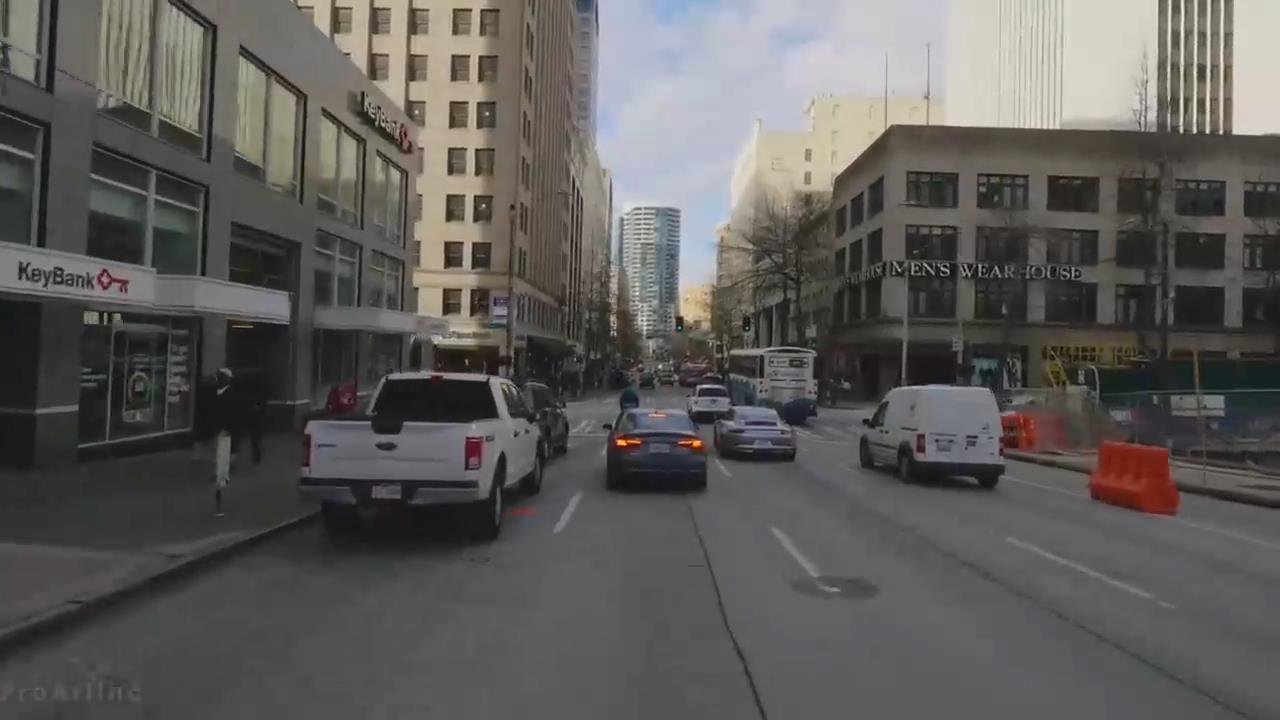
#> input picture SVM/data/test_images/1.jpg, 1280 x 720 px; its folder holds only this picture in this run
$ jupyter execute --allow-errors svm.ipynb   (older library calls are emulated)
#> lines starting #> are read from the running program, lines starting #| are printed output that depends on the picture
imports

[cell 1]
import os
import cv2
import numpy as np
import matplotlib.image as mpimg
from moviepy.editor import VideoFileClip
from sklearn.svm import LinearSVC
from sklearn.preprocessing import StandardScaler
from sklearn.model_selection import train_test_split
from skimage.feature import hog
from scipy.ndimage.measurements import label
import pickle
from glob import glob
import matplotlib.pyplot as plt

parameters

[cell 2]
spatial = 32
hist_bins = 32
orient = 9
pix_per_cell = 8
cell_per_block = 2
spatial_size= (32, 32)
object = 'car'
ystart_ystop_scale = [(405, 510, 1), (400, 600, 1.5), (500, 710, 2.5)]

load dataset

[cell 3]
images = []
neg_images = []
for root, dirs, files in os.walk('./data/' + object + '/'):
    for file in files:
        if file.endswith('.png') or file.endswith('.jpg'):
            images.append(os.path.join(root, file))

for root, dirs, files in os.walk('./data/neg/'):
    for file in files:
        if file.endswith('.png') or file.endswith('.jpg'):
            neg_images.append(os.path.join(root, file))

features extract functions

[cell 4]
# Compute binned color features by scaling images down
def bin_spatial(img, size=(32, 32)):
    features = cv2.resize(img, size).ravel()
    return features

# Compute color histogram features
def color_hist(img, nbins=32, bins_range=(0, 256)):
    channel1_hist = np.histogram(img[:,:,0], bins=nbins, range=bins_range)
    channel2_hist = np.histogram(img[:,:,1], bins=nbins, range=bins_range)
    channel3_hist = np.histogram(img[:,:,2], bins=nbins, range=bins_range)
    hist_features = np.concatenate((channel1_hist[0], channel2_hist[0], channel3_hist[0]))
    return hist_features


# Return HOG features
def get_hog_features(img, orient, pix_per_cell, cell_per_block, feature_vec=True):
        features = hog(img, orientations=orient, pixels_per_cell=(pix_per_cell, pix_per_cell),
                       cells_per_block=(cell_per_block, cell_per_block), transform_sqrt=True, feature_vector=feature_vec)
        return features

# Extract feature wrapper that extracts and combines all features
def extract_features(imgs, orient=9, pix_per_cell=8, cell_per_block=2, spatial_size=(32, 32), hist_bins=32, hist_range=(0, 256)):

    features = []
    for file in imgs:
        image = mpimg.imread(file)

        feature_image = cv2.cvtColor(image, cv2.COLOR_RGB2YCrCb)

        hog_features = []
        for channel in range(feature_image.shape[2]):
            hog_features.append(get_hog_features(feature_image[:,:,channel], orient, pix_per_cell, cell_per_block, feature_vec=True))
        hog_features = np.ravel(hog_features)

        spatial_features = bin_spatial(feature_image, size=spatial_size)
        hist_features = color_hist(feature_image, nbins=hist_bins, bins_range=hist_range)
        features.append(np.concatenate((spatial_features, hist_features, hog_features)))
    return features

feature extraction

[cell 5]
images_features = extract_features(images, orient=orient, pix_per_cell=pix_per_cell, cell_per_block=cell_per_block,
                        spatial_size=(spatial, spatial), hist_bins=hist_bins, hist_range=(0, 256))

neg_images_features = extract_features(neg_images,orient=orient, pix_per_cell=pix_per_cell, cell_per_block=cell_per_block,
                        spatial_size=(spatial, spatial), hist_bins=hist_bins, hist_range=(0, 256))

data preparation

[cell 6]
rand_state = np.random.randint(0, 100)
X = np.vstack((images_features, neg_images_features)).astype(np.float64)
#> (the rest of this cell did not finish here and is left out)

classifier

[cell 7]
svc = LinearSVC()
#> (the rest of this cell did not finish here and is left out)

save data

[cell 8]
dist_pickle = {}
dist_pickle["svc"] = svc
#> (the rest of this cell did not finish here and is left out)

load data

[cell 9]
dist_pickle = pickle.load( open("svc_pickle_" + object + ".p", "rb" ) )
#> (reads SVM/svc_pickle_car.p from the repository)
svc = dist_pickle["svc"]
X_scaler = dist_pickle["scaler"]
orient = dist_pickle["orient"]
pix_per_cell = dist_pickle["pix_per_cell"]
cell_per_block = dist_pickle["cell_per_block"]
spatia = dist_pickle["spatial"]
hist_bins = dist_pickle["hist_bins"]

hog sliding window

[cell 10]
# Extracts features using hog sub-sampling and make predictions
def find_objs(img, svc, X_scaler, orient, pix_per_cell, cell_per_block, spatial_size, hist_bins, ystart_ystop_scale, h_shift=0):
    bbox_detection_list=[]
    img = img.astype(np.float32)/255

    for (ystart, ystop, scale) in ystart_ystop_scale:
        img_tosearch = img[ystart:ystop, :, :]
        ctrans_tosearch = cv2.cvtColor(img_tosearch, cv2.COLOR_RGB2YCrCb)
        if scale != 1:
            imshape = ctrans_tosearch.shape
            ctrans_tosearch = cv2.resize(ctrans_tosearch, (np.int(imshape[1]/scale), np.int(imshape[0]/scale)))

        ch1 = ctrans_tosearch[:,:,0]
        ch2 = ctrans_tosearch[:,:,1]
        ch3 = ctrans_tosearch[:,:,2]

        nxblocks = (ch1.shape[1] // pix_per_cell) - cell_per_block + 3
        nyblocks = (ch1.shape[0] // pix_per_cell) - cell_per_block + 1

        window = 64
        nblocks_per_window = (window // pix_per_cell) - cell_per_block + 1
        cells_per_step = 2
        nxsteps = (nxblocks - nblocks_per_window) // cells_per_step
        nysteps = (nyblocks - nblocks_per_window) // cells_per_step

        hog1 = get_hog_features(ch1, orient, pix_per_cell, cell_per_block, feature_vec=False)
        hog2 = get_hog_features(ch2, orient, pix_per_cell, cell_per_block, feature_vec=False)
        hog3 = get_hog_features(ch3, orient, pix_per_cell, cell_per_block, feature_vec=False)
        for xb in range(nxsteps):
            for yb in range(nysteps):
                ypos = yb*cells_per_step
                xpos = xb*cells_per_step
                hog_feat1 = hog1[ypos:ypos+nblocks_per_window, xpos:xpos+nblocks_per_window].ravel()
                hog_feat2 = hog2[ypos:ypos+nblocks_per_window, xpos:xpos+nblocks_per_window].ravel()
                hog_feat3 = hog3[ypos:ypos+nblocks_per_window, xpos:xpos+nblocks_per_window].ravel()
                hog_features = np.hstack((hog_feat1, hog_feat2, hog_feat3))

                xleft = xpos*pix_per_cell
                ytop = ypos*pix_per_cell

                subimg = cv2.resize(ctrans_tosearch[ytop:ytop+window, xleft:xleft+window], (64,64))

                spatial_features = bin_spatial(subimg, size=spatial_size)
                hist_features = color_hist(subimg, nbins=hist_bins)
                test_features = X_scaler.transform(np.hstack((spatial_features, hist_features, hog_features)).reshape(1, -1))

                test_prediction = svc.predict(test_features)
                if test_prediction == 1:
                    xbox_left = np.int(xleft*scale)
                    ytop_draw = np.int(ytop*scale)
                    win_draw = np.int(window*scale)
                    bbox_detection_list.append(((xbox_left+h_shift, ytop_draw+ystart),(xbox_left+win_draw+h_shift,ytop_draw+win_draw+ystart)))
    return bbox_detection_list

heatmap

[cell 11]
# Accumulation of labels from last N frames
class Detect_history():
    def __init__ (self):
        self.queue_len = 7
        self.queue = []

    # Put new frame
    def put_labels(self, labels):
        if (len(self.queue) > self.queue_len):
            tmp = self.queue.pop(0)
        self.queue.append(labels)

    # Get last N frames hot boxes
    def get_labels(self):
        detections = []
        for label in self.queue:
            detections.extend(label)
        return detections

[cell 12]
def add_heat(heatmap, bbox_list):
    for box in bbox_list:
        heatmap[box[0][1]:box[1][1], box[0][0]:box[1][0]] += 1
    return heatmap

def draw_labeled_bboxes(img, labels):
    for car_number in range(1, labels[1]+1):
        nonzero = (labels[0] == car_number).nonzero()
        nonzeroy = np.array(nonzero[0])
        nonzerox = np.array(nonzero[1])
        bbox = ((np.min(nonzerox), np.min(nonzeroy)), (np.max(nonzerox), np.max(nonzeroy)))
        cv2.rectangle(img, bbox[0], (bbox[1][0]+10,bbox[1][1]-10), (0,0,255) if object is 'car' else (0,255,0), 2)
    return img

def process_image(img):
    bbox_detection_list = find_objs(img, svc, X_scaler, orient, pix_per_cell, cell_per_block, spatial_size, hist_bins, ystart_ystop_scale)
    blank = np.zeros_like(img[:,:,0]).astype(np.float)

    detect_history.put_labels(bbox_detection_list)
    bbox_detection_list = detect_history.get_labels()
    heatmap = add_heat(blank, bbox_detection_list)
    labels = label(heatmap)
    result = draw_labeled_bboxes(np.copy(img), labels)

    return result

test images

[cell 13]
detect_history = Detect_history()
test_images = np.array([plt.imread(i) for i in glob('./data/test_images/*.jpg')])
result = process_image(test_images[0])
#> the loop in find_objs, `for (ystart, ystop, scale) in ystart_ystop_scale:` made 3 passes
#> pass 1, in find_objs, `img_tosearch = img[ystart:ystop, :, :]`:
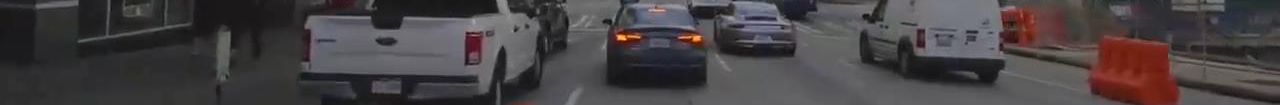
#> img_tosearch: shape (105, 1280, 3) float32; mean of channels 0, 1, 2 0.279, 0.26, 0.266; drawn as R, G, B
#> pass 1, in find_objs, `ch1 = ctrans_tosearch[:,:,0]`:
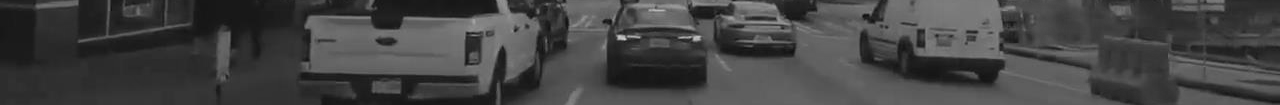
#> ch1: shape (105, 1280) float32; min 0.0551, max 0.797, mean 0.267
#> pass 1, in find_objs, `ch2 = ctrans_tosearch[:,:,1]`:
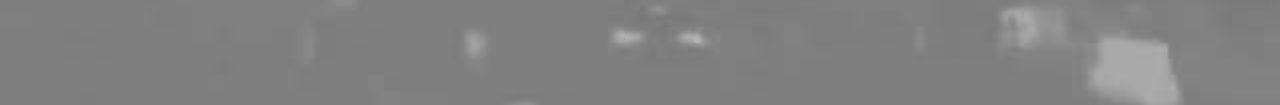
#> ch2: shape (105, 1280) float32; min 0.469, max 0.716, mean 0.509
#> after the loop in find_objs, `for (ystart, ystop, scale) in ystart_ystop_scale:`:
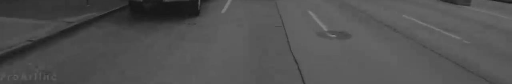
#> ch1: shape (84, 512) float32; min 0.0807, max 0.525, mean 0.321
#> after the loop in find_objs, `for (ystart, ystop, scale) in ystart_ystop_scale:`:
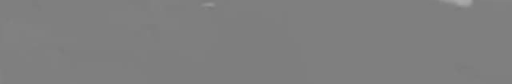
#> ch2: shape (84, 512) float32; min 0.476, max 0.674, mean 0.5
#> after the loop in find_objs, `for (ystart, ystop, scale) in ystart_ystop_scale:`:
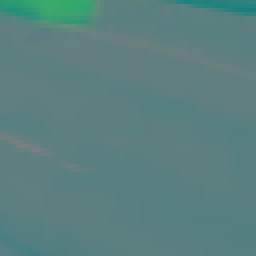
#> subimg: shape (64, 64, 3) float32 (shown 4 times larger); mean of channels 0, 1, 2 0.356, 0.504, 0.502; drawn as R, G, B
#> after the loop in find_objs, `for (ystart, ystop, scale) in ystart_ystop_scale:`: bbox_detection_list = 11 items
#> in process_image, img is the input picture: shape (720, 1280, 3); mean R, G, B 94.5, 92.5, 90.5
#> the loop in get_labels, `for label in self.queue:` made 1 pass
#> the loop in add_heat, `for box in bbox_list:` made 11 passes
#> box on passes 1 to 11: ((640, 405), (704, 469)), ((384, 400), (480, 496)), ((408, 400), (504, 496)), ((600, 400), (696, 496)), ((600, 424), (696, 520)), ((624, 400), (720, 496)), ((912, 400), (1008, 496)), ((1032, 400), (1128, 496)), ((1056, 400), (1152, 496)), ((1080, 400), (1176, 496)), ((1080, 424), (1176, 520))
#> after the loop in add_heat, `for box in bbox_list:`:
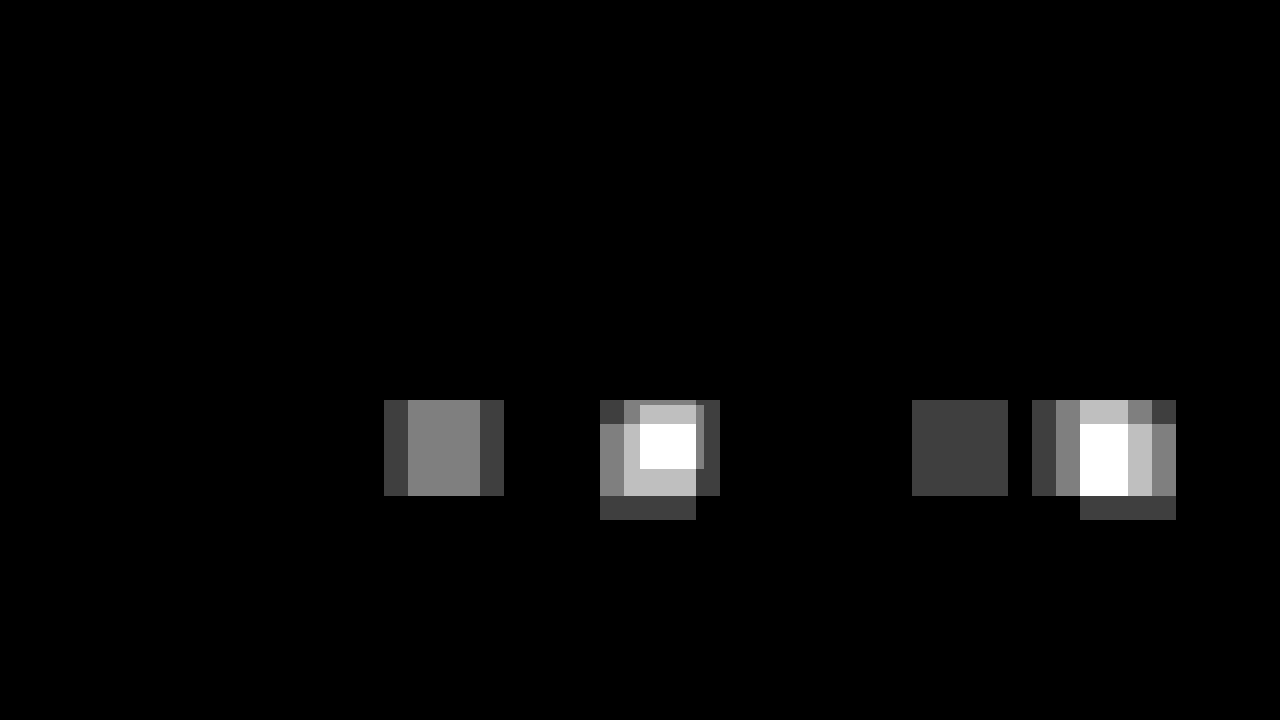
#> heatmap: shape (720, 1280) float64; min 0, max 4, mean 0.104; drawn with min black and max white
#> the loop in draw_labeled_bboxes, `for car_number in range(1, labels[1]+1):` made 4 passes
#> (nonzero, bbox) on passes 1 to 4: (11520 positions, rows 400 to 495, columns 384 to 503, ((384, 400), (503, 495))), (13824 positions, rows 400 to 519, columns 600 to 719, ((600, 400), (719, 519))), (9216 positions, rows 400 to 495, columns 912 to 1007, ((912, 400), (1007, 495))), (16128 positions, rows 400 to 519, columns 1032 to 1175, ((1032, 400), (1175, 519)))
plt.figure(figsize = (20,20))
plt.imshow(result)
plt.axis("off")
